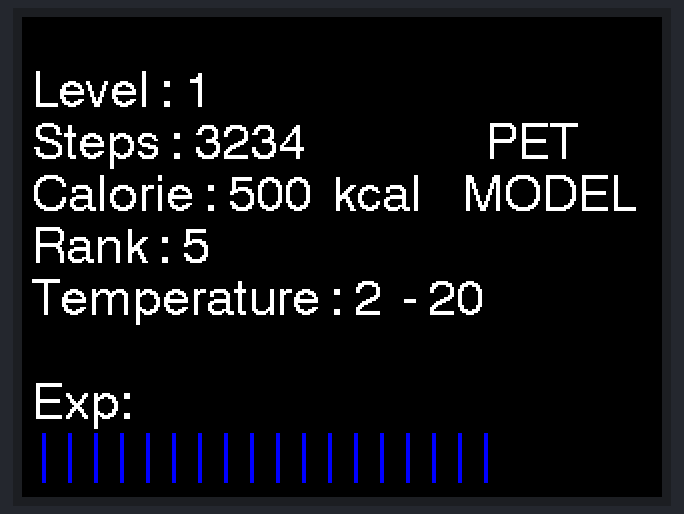
Bench run of a sketch on a simulated ESP32. Shown: 320×240 colour display.

Above: at 0.3 s.

The sketch:

index.ino
```cpp
#include <M5Stack.h>

// the setup routine runs once when M5Stack starts up
void setup(){

  // Initialize the M5Stack object
  M5.begin();

  /*
    Power chip connected to gpio21, gpio22, I2C device
    Set battery charging voltage and current
    If used battery, please call this function in your project
  */
  M5.Power.begin();

  // LCD display
//  M5.Lcd.print("\n"); line 30
  M5.Lcd.setTextFont(4);
  M5.Lcd.println("");
  M5.Lcd.println(" Level : 1                             ");
  M5.Lcd.println(" Steps : 3234                  PET     ");
  M5.Lcd.println(" Calorie : 500  kcal    MODEL");
  M5.Lcd.println(" Rank : 5                              ");
  M5.Lcd.println(" Temperature : 2  - 20                 ");
  M5.Lcd.println("");
  M5.Lcd.println(" Exp:                                  ");
  M5.Lcd.setTextColor(TFT_BLUE);
  M5.Lcd.println(" ||||||||||||||||||                    ");
}

// the loop routine runs over and over again forever
void loop() {

}
```
